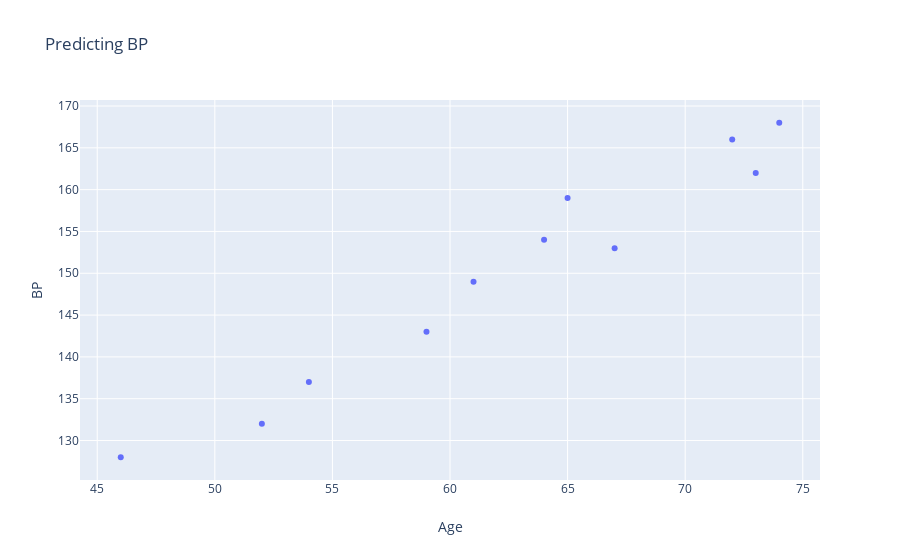

The cell this chart's notebook holds for it:
### Code cell
fig = go.Figure()
fig.add_trace(go.Scatter(x=age,y=bp,mode ='markers'))
fig.update_layout(
    title=go.layout.Title(
        text="Predicting BP"
    ),
    xaxis=go.layout.XAxis(
        title=go.layout.xaxis.Title(
            text="Age"
        )
    ),
    yaxis=go.layout.YAxis(
        title=go.layout.yaxis.Title(
            text="BP"
        )
    )
)
fig.show()

### Figure 1 — Plotly figure (JSON) as saved in the notebook; plotly's stock layout.template omitted (floating-point values rounded to 4 significant figures)
{"data": [{"mode": "markers", "type": "scatter", "x": [52, 59, 67, 73, 64, 74, 54, 61, 65, 46, 72], "y": [132, 143, 153, 162, 154, 168, 137, 149, 159, 128, 166]}], "layout": {"autosize": true, "title": {"text": "Predicting BP"}, "xaxis": {"autorange": true, "range": [44.31, 75.69], "title": {"text": "Age"}, "type": "linear"}, "yaxis": {"autorange": true, "range": [125.1, 170.9], "title": {"text": "BP"}, "type": "linear"}}}
